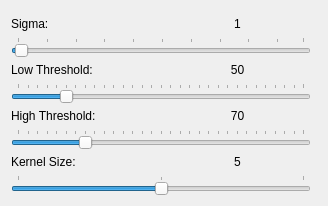
      <widget class="QWidget" name="tab_canny">
       <attribute name="title">
        <string>Canny</string>
       </attribute>
       <layout class="QGridLayout" name="gridLayout_2">
        <item row="0" column="0">
         <layout class="QHBoxLayout" name="horizontalLayout_7">
          <item>
           <layout class="QVBoxLayout" name="verticalLayout_6">
            <item>
             <widget class="PlotWidget" name="wgt_canny_input" native="true">
              <property name="sizePolicy">
               <sizepolicy hsizetype="Minimum" vsizetype="Preferred">
                <horstretch>0</horstretch>
                <verstretch>0</verstretch>
               </sizepolicy>
              </property>
              <property name="minimumSize">
               <size>
                <width>300</width>
                <height>0</height>
               </size>
              </property>
              <property name="styleSheet">
               <string notr="true">background: crimson;</string>
              </property>
             </widget>
            </item>
            <item>
             <layout class="QVBoxLayout" name="verticalLayout_5">
              <item>
               <layout class="QVBoxLayout" name="verticalLayout_4">
                <item>
                 <layout class="QHBoxLayout" name="horizontalLayout_3">
                  <item>
                   <widget class="QLabel" name="label_sigma">
                    <property name="sizePolicy">
                     <sizepolicy hsizetype="Minimum" vsizetype="Preferred">
                      <horstretch>0</horstretch>
                      <verstretch>0</verstretch>
                     </sizepolicy>
                    </property>
                    <property name="text">
                     <string>Sigma:</string>
                    </property>
                   </widget>
                  </item>
                  <item>
                   <widget class="QLabel" name="label_sigma_value">
                    <property name="sizePolicy">
                     <sizepolicy hsizetype="Minimum" vsizetype="Preferred">
                      <horstretch>0</horstretch>
                      <verstretch>0</verstretch>
                     </sizepolicy>
                    </property>
                    <property name="text">
                     <string>1</string>
                    </property>
                    <property name="alignment">
                     <set>Qt::AlignCenter</set>
                    </property>
                   </widget>
                  </item>
                 </layout>
                </item>
                <item>
                 <widget class="QSlider" name="slider_canny_sigma">
                  <property name="sizePolicy">
                   <sizepolicy hsizetype="Minimum" vsizetype="Fixed">
                    <horstretch>0</horstretch>
                    <verstretch>0</verstretch>
                   </sizepolicy>
                  </property>
                  <property name="value">
                   <number>1</number>
                  </property>
                  <property name="orientation">
                   <enum>Qt::Horizontal</enum>
                  </property>
                  <property name="tickPosition">
                   <enum>QSlider::TicksAbove</enum>
                  </property>
                  <property name="tickInterval">
                   <number>10</number>
                  </property>
                 </widget>
                </item>
               </layout>
              </item>
              <item>
               <layout class="QVBoxLayout" name="verticalLayout_3">
                <item>
                 <layout class="QHBoxLayout" name="horizontalLayout_4">
                  <item>
                   <widget class="QLabel" name="label_Lthresh">
                    <property name="sizePolicy">
                     <sizepolicy hsizetype="Minimum" vsizetype="Preferred">
                      <horstretch>0</horstretch>
                      <verstretch>0</verstretch>
                     </sizepolicy>
                    </property>
                    <property name="text">
                     <string>Low Threshold:</string>
                    </property>
                   </widget>
                  </item>
                  <item>
                   <widget class="QLabel" name="label_Lthresh_value">
                    <property name="sizePolicy">
                     <sizepolicy hsizetype="Minimum" vsizetype="Preferred">
                      <horstretch>0</horstretch>
                      <verstretch>0</verstretch>
                     </sizepolicy>
                    </property>
                    <property name="text">
                     <string>50</string>
                    </property>
                    <property name="alignment">
                     <set>Qt::AlignCenter</set>
                    </property>
                   </widget>
                  </item>
                 </layout>
                </item>
                <item>
                 <widget class="QSlider" name="slider_canny_low">
                  <property name="sizePolicy">
                   <sizepolicy hsizetype="Minimum" vsizetype="Fixed">
                    <horstretch>0</horstretch>
                    <verstretch>0</verstretch>
                   </sizepolicy>
                  </property>
                  <property name="maximum">
                   <number>300</number>
                  </property>
                  <property name="value">
                   <number>50</number>
                  </property>
                  <property name="orientation">
                   <enum>Qt::Horizontal</enum>
                  </property>
                  <property name="tickPosition">
                   <enum>QSlider::TicksAbove</enum>
                  </property>
                  <property name="tickInterval">
                   <number>10</number>
                  </property>
                 </widget>
                </item>
               </layout>
              </item>
              <item>
               <layout class="QVBoxLayout" name="verticalLayout_2">
                <item>
                 <layout class="QHBoxLayout" name="horizontalLayout_5">
                  <item>
                   <widget class="QLabel" name="label_Hthresh">
                    <property name="sizePolicy">
                     <sizepolicy hsizetype="Minimum" vsizetype="Preferred">
                      <horstretch>0</horstretch>
                      <verstretch>0</verstretch>
                     </sizepolicy>
                    </property>
                    <property name="text">
                     <string>High Threshold:</string>
                    </property>
                   </widget>
                  </item>
                  <item>
                   <widget class="QLabel" name="label_Hthresh_value">
                    <property name="sizePolicy">
                     <sizepolicy hsizetype="Minimum" vsizetype="Preferred">
                      <horstretch>0</horstretch>
                      <verstretch>0</verstretch>
                     </sizepolicy>
                    </property>
                    <property name="text">
                     <string>70</string>
                    </property>
                    <property name="alignment">
                     <set>Qt::AlignCenter</set>
                    </property>
                   </widget>
                  </item>
                 </layout>
                </item>
                <item>
                 <widget class="QSlider" name="slider_canny_high">
                  <property name="sizePolicy">
                   <sizepolicy hsizetype="Minimum" vsizetype="Fixed">
                    <horstretch>0</horstretch>
                    <verstretch>0</verstretch>
                   </sizepolicy>
                  </property>
                  <property name="maximum">
                   <number>300</number>
                  </property>
                  <property name="value">
                   <number>70</number>
                  </property>
                  <property name="orientation">
                   <enum>Qt::Horizontal</enum>
                  </property>
                  <property name="tickPosition">
                   <enum>QSlider::TicksAbove</enum>
                  </property>
                  <property name="tickInterval">
                   <number>10</number>
                  </property>
                 </widget>
                </item>
               </layout>
              </item>
              <item>
               <layout class="QVBoxLayout" name="verticalLayout">
                <item>
                 <layout class="QHBoxLayout" name="horizontalLayout_6">
                  <item>
                   <widget class="QLabel" name="label_k_size">
                    <property name="sizePolicy">
                     <sizepolicy hsizetype="Minimum" vsizetype="Preferred">
                      <horstretch>0</horstretch>
                      <verstretch>0</verstretch>
                     </sizepolicy>
                    </property>
                    <property name="text">
                     <string>Kernel Size:</string>
                    </property>
                   </widget>
                  </item>
                  <item>
                   <widget class="QLabel" name="label_k_size_value">
                    <property name="sizePolicy">
                     <sizepolicy hsizetype="Minimum" vsizetype="Preferred">
                      <horstretch>0</horstretch>
                      <verstretch>0</verstretch>
                     </sizepolicy>
                    </property>
                    <property name="text">
                     <string>5</string>
                    </property>
                    <property name="alignment">
                     <set>Qt::AlignCenter</set>
                    </property>
                   </widget>
                  </item>
                 </layout>
                </item>
                <item>
                 <widget class="QSlider" name="slider_canny_k_size">
                  <property name="sizePolicy">
                   <sizepolicy hsizetype="Minimum" vsizetype="Fixed">
                    <horstretch>0</horstretch>
                    <verstretch>0</verstretch>
                   </sizepolicy>
                  </property>
                  <property name="minimum">
                   <number>3</number>
                  </property>
                  <property name="maximum">
                   <number>7</number>
                  </property>
                  <property name="singleStep">
                   <number>2</number>
                  </property>
                  <property name="pageStep">
                   <number>2</number>
                  </property>
                  <property name="value">
                   <number>5</number>
                  </property>
                  <property name="orientation">
                   <enum>Qt::Horizontal</enum>
                  </property>
                  <property name="tickPosition">
                   <enum>QSlider::TicksAbove</enum>
                  </property>
                  <property name="tickInterval">
                   <number>2</number>
                  </property>
                 </widget>
                </item>
               </layout>
              </item>
             </layout>
            </item>
           </layout>
          </item>
          <item>
           <widget class="PlotWidget" name="wgt_canny_output" native="true">
            <property name="sizePolicy">
             <sizepolicy hsizetype="Expanding" vsizetype="Preferred">
              <horstretch>0</horstretch>
              <verstretch>0</verstretch>
             </sizepolicy>
            </property>
            <property name="styleSheet">
             <string notr="true">background: deep blue;</string>
            </property>
           </widget>
          </item>
         </layout>
        </item>
       </layout>
      </widget>
